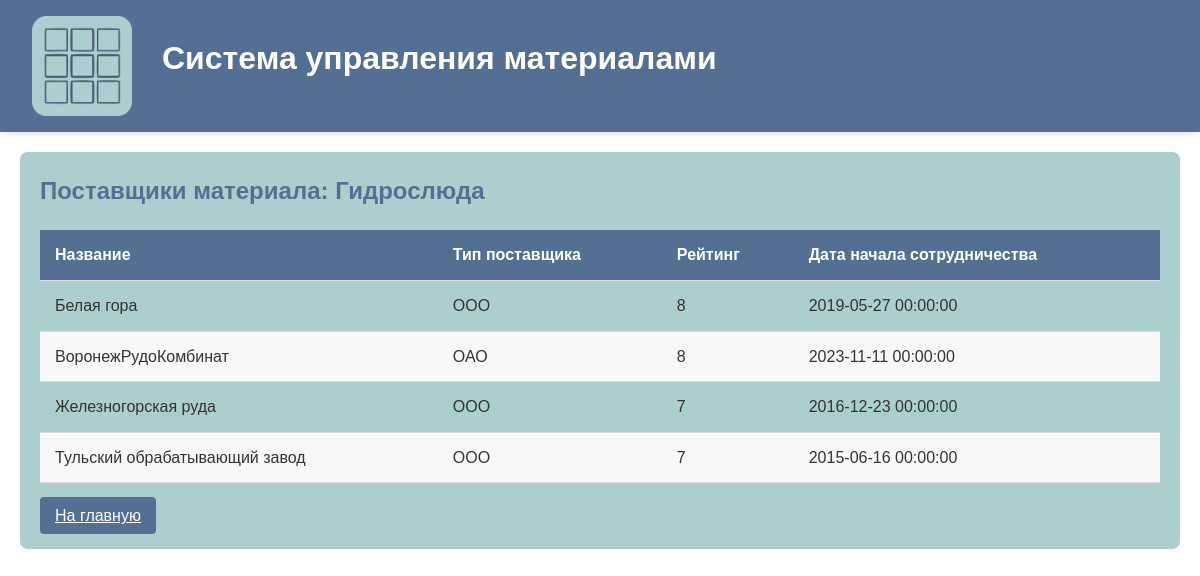
The app's page /material_suppliers/3 with its own data.
### tables this page shows
CREATE TABLE Material (
                id INTEGER PRIMARY KEY AUTOINCREMENT,
                name TEXT NOT NULL UNIQUE,
                type_id INTEGER NOT NULL,
                unit_price REAL NOT NULL,
                stock_quantity REAL NOT NULL,
                min_stock_quantity REAL NOT NULL,
                package_quantity REAL NOT NULL,
                unit_of_measure TEXT NOT NULL,
                FOREIGN KEY (type_id) REFERENCES MaterialType(id)
            );

CREATE TABLE Supplier (
                id INTEGER PRIMARY KEY AUTOINCREMENT,
                name TEXT NOT NULL UNIQUE,
                supplier_type TEXT NOT NULL,
                inn TEXT NOT NULL UNIQUE,
                rating INTEGER NOT NULL,
                start_date DATE NOT NULL
            );

### app.py (the view)
@app.route("/material_suppliers/<int:material_id>")
def material_suppliers(material_id):
    conn = get_db_connection()
    material = conn.execute('''
        SELECT name FROM Material WHERE id = ?
    ''', (material_id,)).fetchone()
    if not material:
        flash("Материал не найден!", "error")
        conn.close()
        return redirect(url_for("index"))
    suppliers = conn.execute('''
        SELECT s.id, s.name, s.supplier_type, s.rating, s.start_date
        FROM Supplier s
        JOIN MaterialSupplier ms ON s.id = ms.supplier_id
        WHERE ms.material_id = ?
        ORDER BY s.rating DESC
    ''', (material_id,)).fetchall()
    conn.close()
    return render_template("suppliers_material.html",
                           material_name=material['name'],
                           suppliers=suppliers)

### app.py (called while the page is built)
def get_db_connection():
    conn = sqlite3.connect(DATABASE)
    conn.row_factory = sqlite3.Row
    return conn

### templates/suppliers_material.html
{% extends "base.html" %}
{% block content %}
    <div class="card">
        <h2>Поставщики материала: {{ material_name }}</h2>
        <table>
            <thead>
                <tr>
                    <th>Название</th>
                    <th>Тип поставщика</th>
                    <th>Рейтинг</th>
                    <th>Дата начала сотрудничества</th>
                </tr>
            </thead>
            <tbody>
                {% for supplier in suppliers %}
                <tr>
                    <td>{{ supplier.name }}</td>
                    <td>{{ supplier.supplier_type }}</td>
                    <td>{{ supplier.rating }}</td>
                    <td>{{ supplier.start_date }}</td>
                </tr>
                {% else %}
                <tr>
                    <td colspan="4">Нет поставщиков для этого материала</td>
                </tr>
                {% endfor %}
            </tbody>
        </table>
        <a href="{{ url_for('index') }}" class="btn">На главную</a>
    </div>
{% endblock %}

### static/style.css (style rules this page uses)
:root { --main-color: #FFFFFF; --extra-color: #ABCFCE; --accent-color: #546F94; }
* { margin: 0; padding: 0; box-sizing: border-box; font-family: 'Comic Sans MS', cursive, sans-serif; }
body { background-color: var(--main-color); color: #333; line-height: 1.6; }
h1, h2, h3 { color: var(--accent-color); margin-bottom: 15px; }
.card { background-color: var(--extra-color); border-radius: 8px; padding: 20px; margin-bottom: 20px; box-shadow: 0 2px 4px rgba(0,0,0,0.05); }
.btn { background-color: var(--accent-color); color: white; border: none; padding: 10px 15px; border-radius: 4px; cursor: pointer; font-size: 16px; transition: background-color 0.3s; }
table { width: 100%; border-collapse: collapse; margin: 20px 0; }
th, td { padding: 12px 15px; text-align: left; border-bottom: 1px solid #ddd; }
th { background-color: var(--accent-color); color: white; }
tr:nth-child(even) { background-color: #f8f8f8; }

### records on screen
Material: name "Гидрослюда"
Supplier: name "Белая гора", supplier_type "ООО", rating "8", start_date "2019-05-27 00:00:00"
Supplier: name "ВоронежРудоКомбинат", supplier_type "ОАО", rating "8", start_date "2023-11-11 00:00:00"
Supplier: name "Железногорская руда", supplier_type "ООО", rating "7", start_date "2016-12-23 00:00:00"
Supplier: name "Тульский обрабатывающий завод", supplier_type "ООО", rating "7", start_date "2015-06-16 00:00:00"
